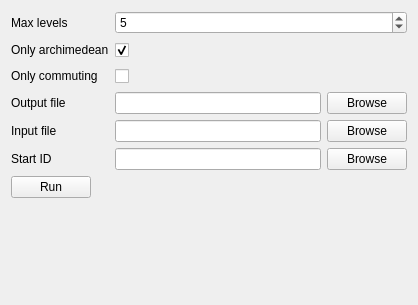
<?xml version="1.0" encoding="UTF-8"?>
<ui version="4.0">
 <class>MainWindow</class>
 <widget class="QMainWindow" name="MainWindow">
  <property name="geometry">
   <rect>
    <x>0</x>
    <y>0</y>
    <width>418</width>
    <height>305</height>
   </rect>
  </property>
  <property name="windowTitle">
   <string>Tomonoid</string>
  </property>
  <widget class="QWidget" name="centralWidget">
   <property name="sizePolicy">
    <sizepolicy hsizetype="Preferred" vsizetype="Preferred">
     <horstretch>0</horstretch>
     <verstretch>0</verstretch>
    </sizepolicy>
   </property>
   <property name="maximumSize">
    <size>
     <width>16777215</width>
     <height>239</height>
    </size>
   </property>
   <property name="autoFillBackground">
    <bool>false</bool>
   </property>
   <layout class="QVBoxLayout" name="verticalLayout">
    <item>
     <layout class="QFormLayout" name="formLayout">
      <item row="0" column="0">
       <widget class="QLabel" name="label">
        <property name="text">
         <string>Max levels</string>
        </property>
       </widget>
      </item>
      <item row="1" column="0">
       <widget class="QLabel" name="label_2">
        <property name="text">
         <string>Only archimedean</string>
        </property>
       </widget>
      </item>
      <item row="2" column="0">
       <widget class="QLabel" name="label_3">
        <property name="text">
         <string>Only commuting</string>
        </property>
       </widget>
      </item>
      <item row="3" column="0">
       <widget class="QLabel" name="label_4">
        <property name="text">
         <string>Output file</string>
        </property>
       </widget>
      </item>
      <item row="4" column="0">
       <widget class="QLabel" name="label_5">
        <property name="text">
         <string>Input file</string>
        </property>
       </widget>
      </item>
      <item row="5" column="0">
       <widget class="QLabel" name="label_6">
        <property name="text">
         <string>Start ID</string>
        </property>
       </widget>
      </item>
      <item row="1" column="1">
       <widget class="QCheckBox" name="checkBox">
        <property name="text">
         <string> </string>
        </property>
        <property name="checked">
         <bool>true</bool>
        </property>
       </widget>
      </item>
      <item row="2" column="1">
       <widget class="QCheckBox" name="checkBox_2">
        <property name="text">
         <string> </string>
        </property>
       </widget>
      </item>
      <item row="0" column="1">
       <widget class="QSpinBox" name="spinBox">
        <property name="minimum">
         <number>1</number>
        </property>
        <property name="value">
         <number>5</number>
        </property>
       </widget>
      </item>
      <item row="3" column="1">
       <layout class="QHBoxLayout" name="horizontalLayout">
        <item>
         <widget class="QLineEdit" name="lineEdit"/>
        </item>
        <item>
         <widget class="QPushButton" name="pushButton">
          <property name="text">
           <string>Browse</string>
          </property>
         </widget>
        </item>
       </layout>
      </item>
      <item row="4" column="1">
       <layout class="QHBoxLayout" name="horizontalLayout_2">
        <item>
         <widget class="QLineEdit" name="lineEdit_2"/>
        </item>
        <item>
         <widget class="QPushButton" name="pushButton_2">
          <property name="text">
           <string>Browse</string>
          </property>
         </widget>
        </item>
       </layout>
      </item>
      <item row="5" column="1">
       <layout class="QHBoxLayout" name="horizontalLayout_3">
        <item>
         <widget class="QLineEdit" name="lineEdit_3"/>
        </item>
        <item>
         <widget class="QPushButton" name="pushButton_3">
          <property name="text">
           <string>Browse</string>
          </property>
         </widget>
        </item>
       </layout>
      </item>
      <item row="6" column="0">
       <widget class="QPushButton" name="pushButton_4">
        <property name="text">
         <string>Run</string>
        </property>
       </widget>
      </item>
     </layout>
    </item>
   </layout>
  </widget>
 </widget>
 <layoutdefault spacing="6" margin="11"/>
 <resources/>
 <connections/>
</ui>
